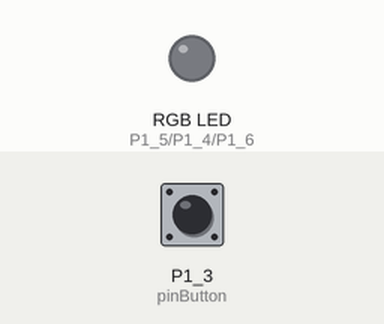
A sketch run on a simulated TI MSP430 LaunchPad. Parts: an RGB LED mixed from three pins (HIGH = lit). The test bench sets the inputs (shaded band); at power-on: P1_3 (pinButton) LOW.

Above: at 1.2 s.
1.3 s: P1_3 (pinButton) pulled HIGH for 0.15 s
At 2.2 s:
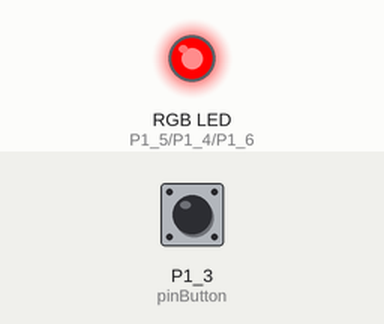
2.9 s: P1_3 (pinButton) pulled HIGH for 1 s
At 4.7 s:
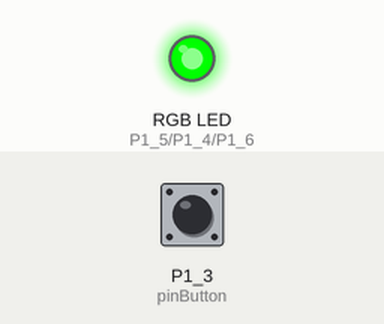
5.4 s: P1_3 (pinButton) pulled HIGH for 0.15 s
At 6.5 s:
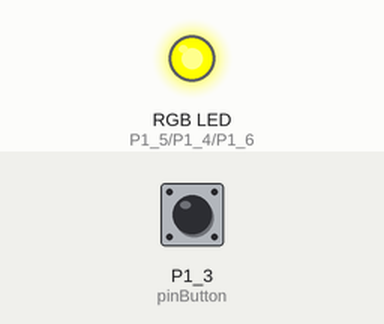
7.0 s: P1_3 (pinButton) pulled HIGH for 3.2 s
At 10.6 s:
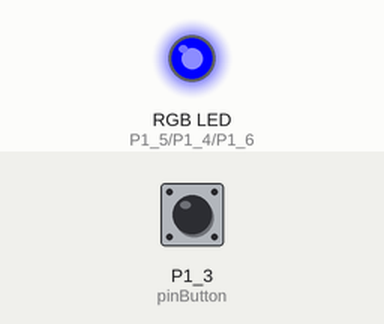
11.7 s: P1_3 (pinButton) pulled HIGH for 0.15 s
At 12.5 s:
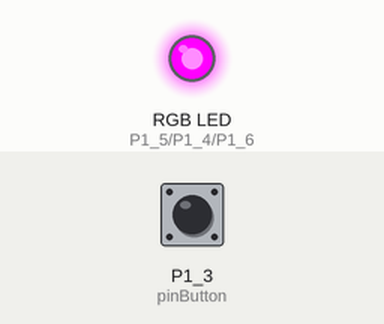
13.3 s: P1_3 (pinButton) pulled HIGH for 1 s
At 15.0 s:
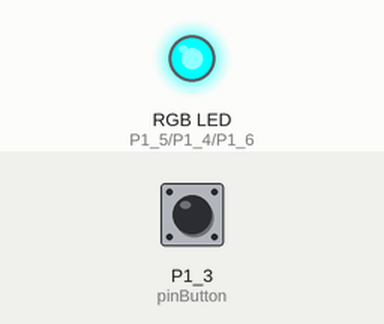
Timing chart, 0 to 16.5 s (numbered marks = the images above; inputs shaded):
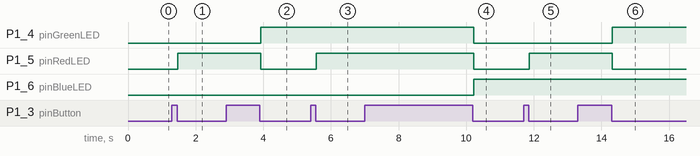

The sketch:

MSP-EXP430G2_E003.ino
```cpp
/*******************************************************************************
 *
 *                  Control basico de LEDs RGB
 *
 *******************************************************************************
 * FileName:        MSP-EXP430G2_E003
 * Processor:       MSP430G2231
 * Complier:        Energia 1.6.10E18
 * Author:          Pedro Sánchez (MrChunckuee)
 * Blog:            http://mrchunckuee.blogspot.com/
 * Email:           mrchunckuee.psr@gmail.com
 * Description:     Este ejemplo enciende los LEDs RGB por colores, haciendo un
 *                  total de 8 combinaciones posibles.
 *******************************************************************************
 * Rev.         Date            Comment
 *   v1.0.0     07/12/2018      Creación del firmware
 ******************************************************************************/

#define pinButton     PUSH2
#define pinRedLED     P1_5
#define pinGreenLED   P1_4
#define pinBlueLED    P1_6

//unsigned char count;
unsigned int buttonState, buttonTicks, currentButtonState, lastButtonState, buttonFlag;

void setup() {
  pinMode(pinRedLED, OUTPUT);
  pinMode(pinGreenLED, OUTPUT);
  pinMode(pinBlueLED, OUTPUT);
  digitalWrite(pinRedLED, LOW);
  digitalWrite(pinGreenLED, LOW);
  digitalWrite(pinBlueLED, LOW);
  //Clear all variable
  buttonState=0;
  buttonTicks=0;
  currentButtonState=0;
  lastButtonState=0;
  buttonFlag = 0;
}

void loop() {
  GetInput();
  SetOption(buttonFlag);
}

void GetInput(void){
  // Push Button debounce
  if (buttonState != digitalRead(pinButton)){
    if (buttonTicks > 20){
      buttonState = digitalRead(pinButton);
      buttonTicks = 0;
      }
      else buttonTicks++;
  }
  else buttonTicks = 0;
  // Process the push button
  currentButtonState = buttonState;
  if (currentButtonState == 0 && lastButtonState == 1){
    buttonFlag+=1;
    if (buttonFlag > 8) buttonFlag = 1;
  }
  lastButtonState = currentButtonState;
}

void SetOption(unsigned int option){
    switch (option){
    case 1: //Red
      digitalWrite(pinRedLED, HIGH);
      digitalWrite(pinGreenLED, LOW);
      digitalWrite(pinBlueLED, LOW);
      break;
    case 2: //Green
      digitalWrite(pinRedLED, LOW);
      digitalWrite(pinGreenLED, HIGH);
      digitalWrite(pinBlueLED, LOW);
    break;
    case 3: //Yellow
      digitalWrite(pinRedLED, HIGH);
      digitalWrite(pinGreenLED, HIGH);
      digitalWrite(pinBlueLED, LOW);
      break;
    case 4: //Blue
      digitalWrite(pinRedLED, LOW);
      digitalWrite(pinGreenLED, LOW);
      digitalWrite(pinBlueLED, HIGH);
    break;
    case 5: //Purple
      digitalWrite(pinRedLED, HIGH);
      digitalWrite(pinGreenLED, LOW);
      digitalWrite(pinBlueLED, HIGH);
      break;
    case 6: //Cyan
      digitalWrite(pinRedLED, LOW);
      digitalWrite(pinGreenLED, HIGH);
      digitalWrite(pinBlueLED, HIGH);
    break;
    case 7: //White
      digitalWrite(pinRedLED, HIGH);
      digitalWrite(pinGreenLED, HIGH);
      digitalWrite(pinBlueLED, HIGH);
    break;
    case 8: //All OFF
      digitalWrite(pinRedLED, LOW);
      digitalWrite(pinGreenLED, LOW);
      digitalWrite(pinBlueLED, LOW);
    break;
    default: //All OFF
      digitalWrite(pinRedLED, LOW);
      digitalWrite(pinGreenLED, LOW);
      digitalWrite(pinBlueLED, LOW);
    break;
  }
}
```

Measured:
- after the input at 1.3 s, P1_5 (pinRedLED): LOW → HIGH after 0.17 s
- after the input at 2.9 s, P1_4 (pinGreenLED): LOW → HIGH after 1.0 s; P1_5 (pinRedLED): HIGH → LOW after 1.0 s
- after the input at 5.4 s, P1_5 (pinRedLED): LOW → HIGH after 0.17 s
- after the input at 7.0 s, P1_4 (pinGreenLED), P1_5 (pinRedLED): HIGH → LOW after 3.2 s; P1_6 (pinBlueLED): LOW → HIGH after 3.2 s
- after the input at 11.7 s, P1_5 (pinRedLED): LOW → HIGH after 0.17 s
- after the input at 13.3 s, P1_4 (pinGreenLED): LOW → HIGH after 1.0 s; P1_5 (pinRedLED): HIGH → LOW after 1.0 s
